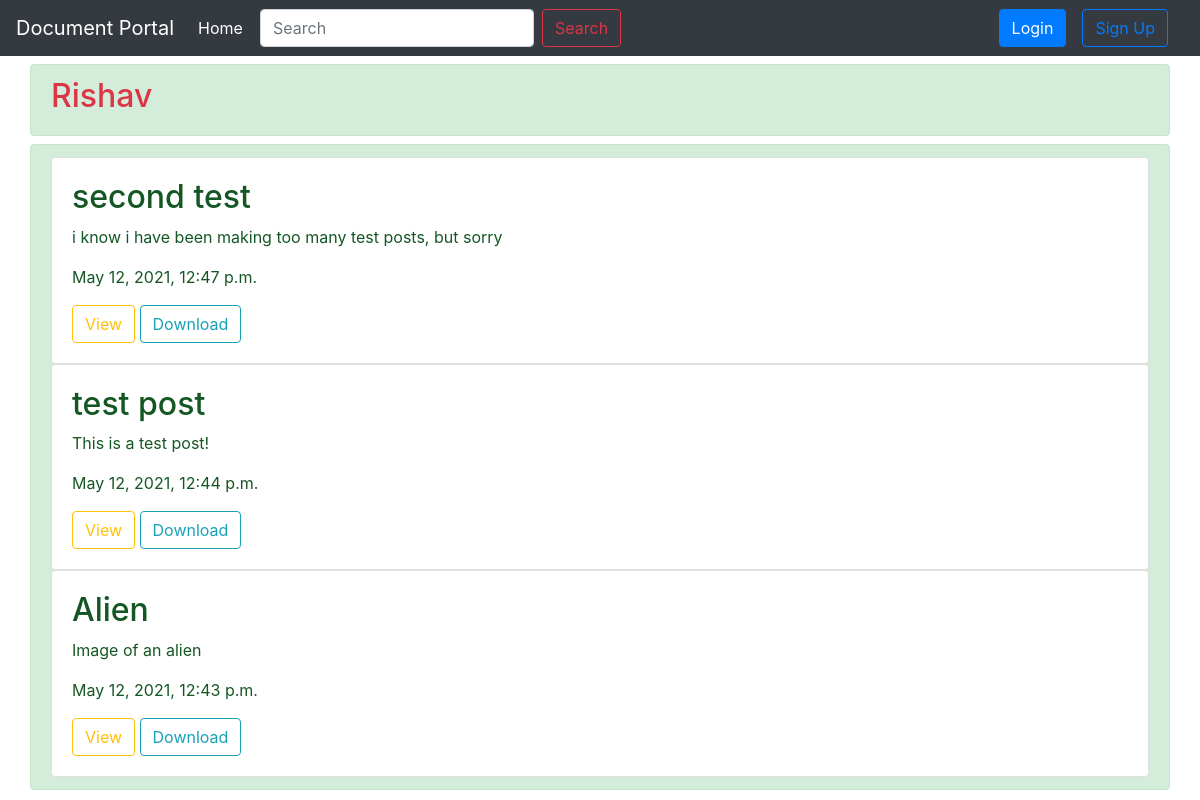
Page /profile/Rishav on the earlier database version.
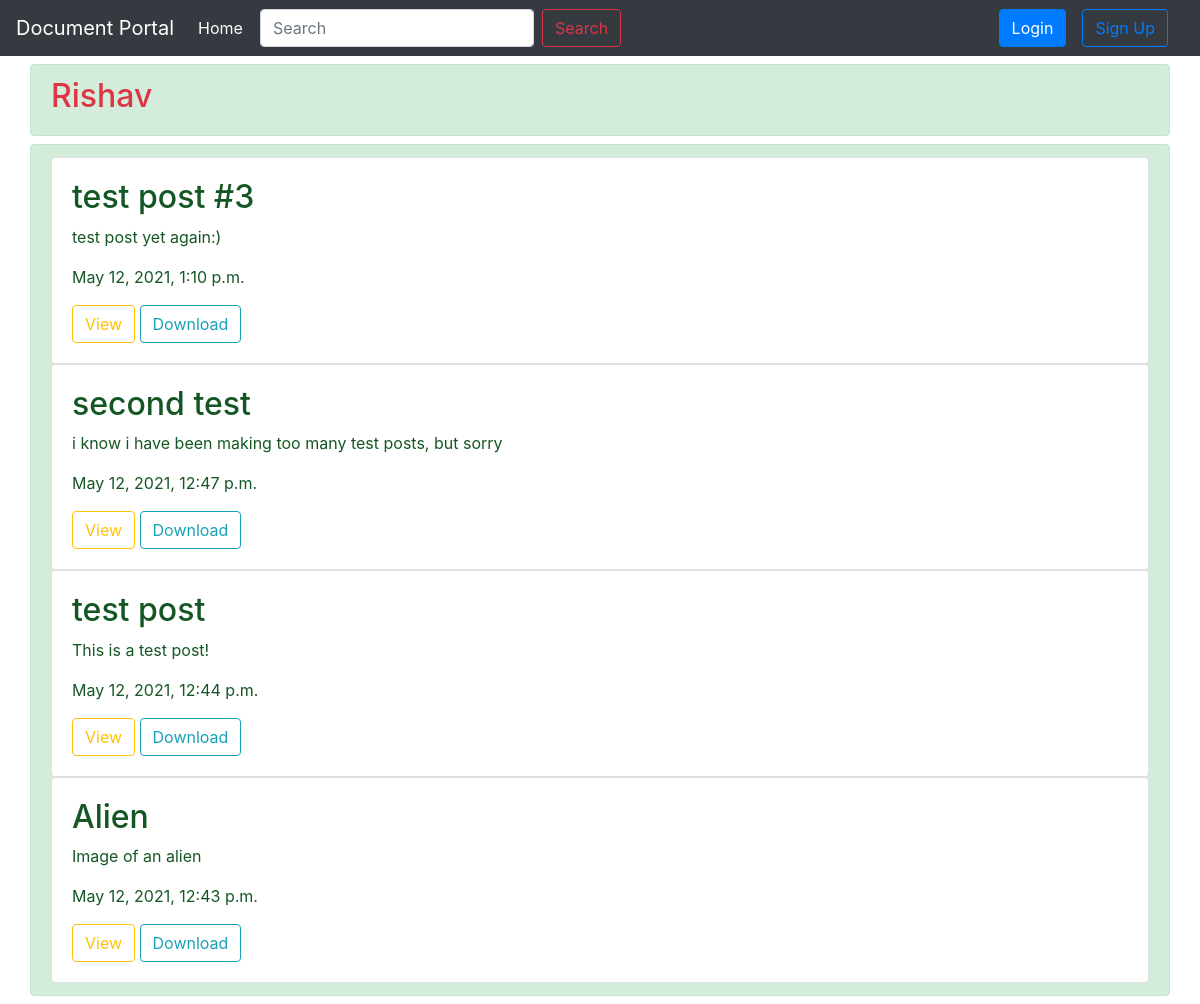
Same page on the later database version.
### main/models.py (models this page shows, shortened)
class Post(models.Model):
    user = models.ForeignKey(User, on_delete=models.CASCADE)
    title = models.CharField(max_length=200)
    file_field = models.FileField(upload_to='uploads/')
    file_date = models.DateTimeField(auto_now=True)
    desc = models.TextField()

### main/views.py (the view)
class ProfileView(ListView):
    def get(self, request, user_name):
        user_obj = User.objects.get(username=user_name)
        user_posts = user_obj.post_set.all().order_by('-id')
        param = {'user_data': user_obj, 'user_posts': user_posts}
        return render(request, 'main/profile.html', param)

### templates/main/profile.html (shortened to what this page needs)
{% extends 'main/base.html' %}
{% load static % }
{% block title %}Profile{% endblock %}
{% block body%}
<div class="container alert alert-success my-2">
    {% if user_data.username == request.session.user %}
    <h2>Welcome <span style="color:#DC3545;">{{user_data.username}}</span> !</h2>
    {% else %}
    <h2 style="color:#DC3545;">{{user_data.username}}</h2>
    {% endif %}
</div>
<div class="container alert alert-success my-2">
    {% if user_posts %}
    {% for post in user_posts%}
    <div class="card">
        <div class="card-body">
            <h2>{{post.title}}</h2>
            <p>{{post.desc}}</p>
            <p>{{post.file_date}}</p>
            <a href="{{MEDIA_URL}}/{{post.file_field.url}}" target="_blank" class="btn btn-outline-warning">View</a>
            <a href="{{MEDIA_URL}}/{{post.file_field.url}}" download class="btn btn-outline-info">Download</a>
        </div>
    </div>
    {% endfor %}
    {% else %}
    <div class="container">
        <h2>No Posts Yet.</h2>
    </div>
    {% endif %}
</div>
{% endblock %}

Differences in the rows shown:
added Post: title "test post #3", desc "test post yet again:)", file_date "May 12, 2021, 1:10 p.m."
